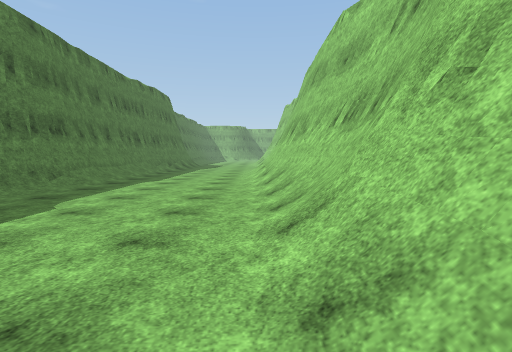
view 1 (above)

17 first-person views from a walk through a scene from a Unity 3-D project. The camera is 1.4 m above the floor, tilts 4° down and sees 80° across. The floor is counted in squares, 2 m on a side. Each view is taken from the middle of a square. On the plan, view 1 faces up. The plan holds only what a view shows up to about 10 squares ahead; the rest is blank. The place goes on beyond the plan. Surface patterns are stand-ins for the level's own textures.

view 2
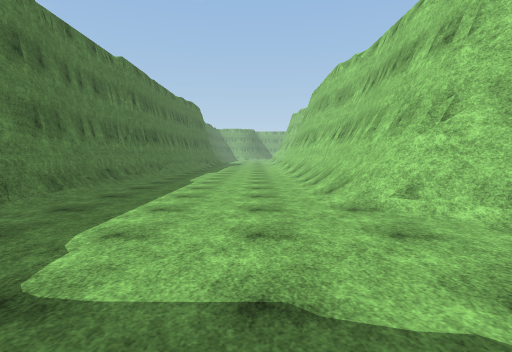

view 3
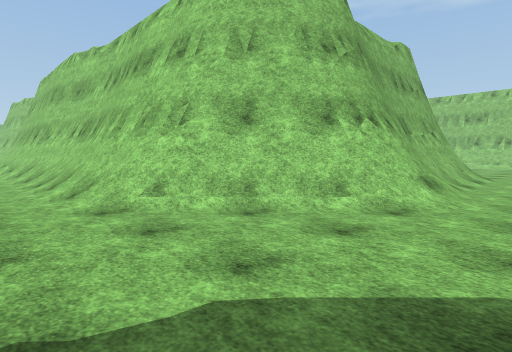

view 4
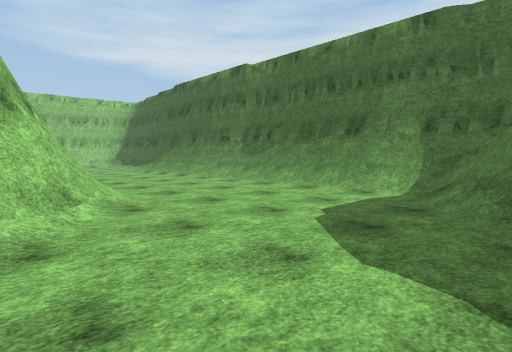

view 5
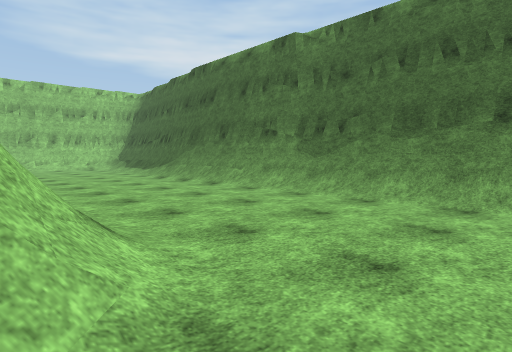

view 6
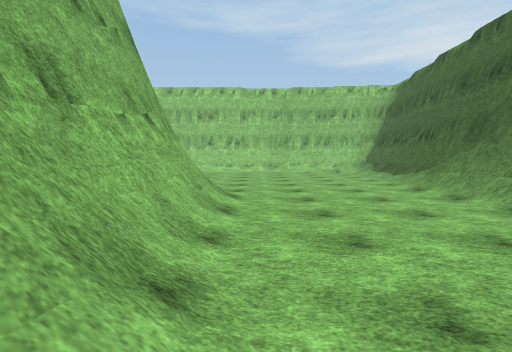

view 7
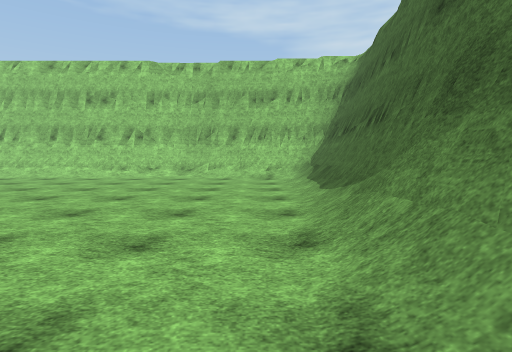

view 8
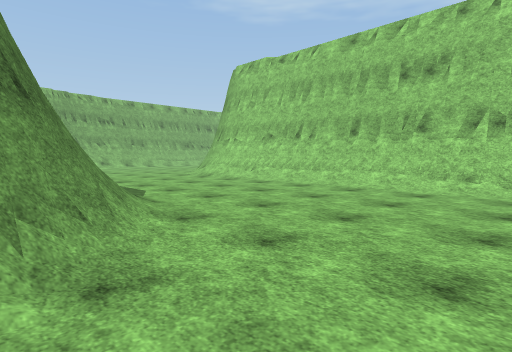

view 9
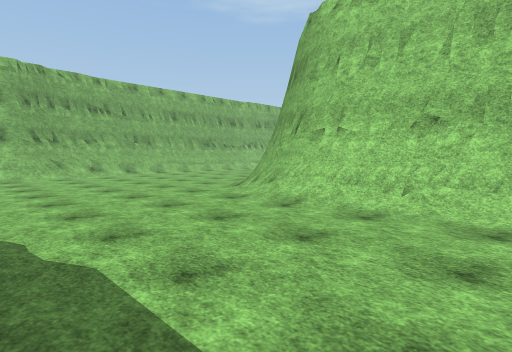

view 10
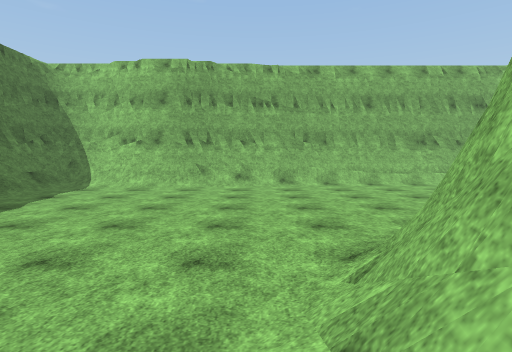

view 11
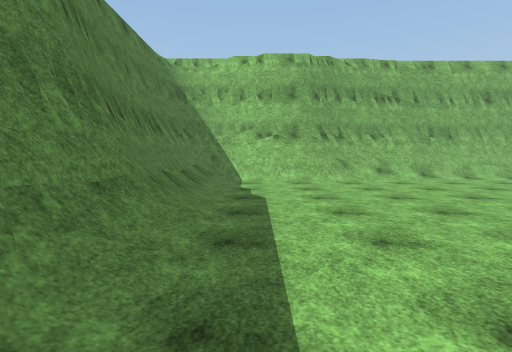

view 12
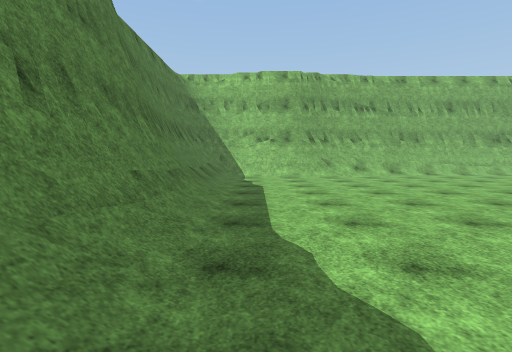

view 13
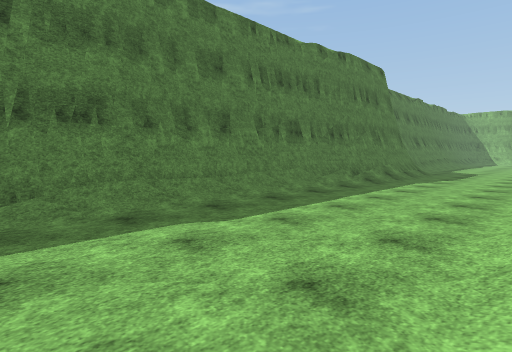

view 14
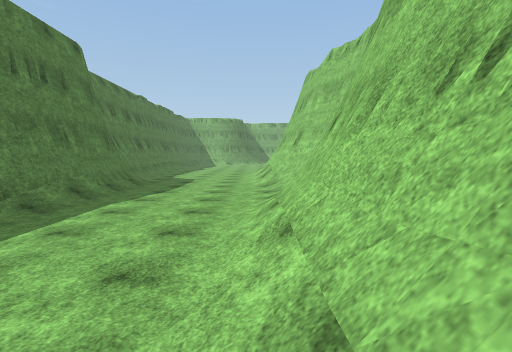

view 15
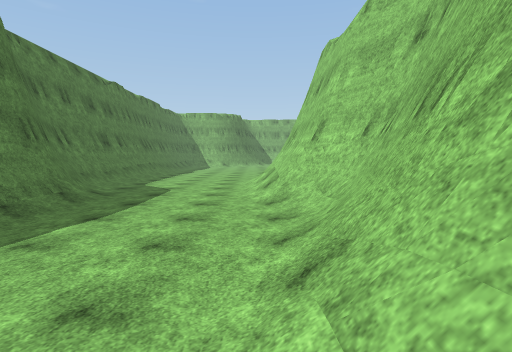

view 16
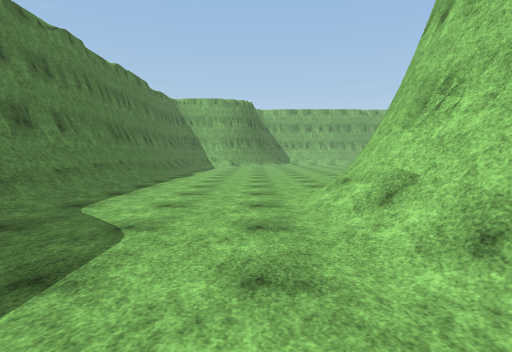

view 17
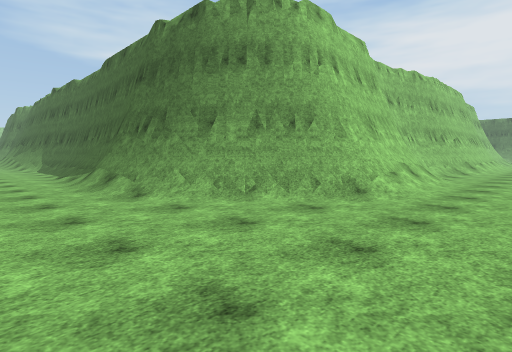

### Floor plan
Key: @ floor where view 1 was taken; # wall or solid block; . floor; / step, stairs or slope; = window, fence, low wall or low ledge.
Columns run from 5 left of view 1 to 21 right of it. Each row starts with its distance up from view 1.
 27 #/.......
 26 #/..............
 25 #/......//////..
 24 #/.....########
 23 #/....##
 22 #/.../#
 21 #/.../#
 20 #/.../#
 19 ##.../#
 18  #.../#
 17  #....#
 16  #....#
 15  #....#               #####
 14  #.../#         ########///
 13 ##.../#         #/////.....
 12 ##.../#         #/.........
 11 #/.../#         #/.........
 10 #/.../#         #/........
  9 #/.../#         #/.......
  8 #/.../#         #/......
  7 #/.../#         #=.....##
  6 #/.../#         #/..../#
  5 #/.../#         ##..../#
  4 #.....#          #..../#
  3 #.....#           /.../#
  2 #.....#           /.../#
  1 #.....##         #/.../#
  0 #....@##        ##..../#
 -1  ......##    #  #...../#
 -2   ......#######/....../#
 -3    /.....//............#
 -4     /..................#
 -5     #/................/#
 -6     #/................/#
 -7     ##/=/////####/////##
 -8      ###################

Positions as (right, up) in squares from view 1, and headings:
1: (0, 0), facing up
2: (-1, -4), facing up
3: (-1, -4), facing up-right
4: (-1, -1), facing down-right
5: (2, -2), facing down-right
6: (4, -3), facing right
7: (8, -6), facing right
8: (11, -3), facing up-right
9: (13, 2), facing up-right
10: (17, 5), facing up
11: (13, 5), facing up
12: (13, 3), facing up
13: (0, 6), facing up-left
14: (0, 9), facing up
15: (0, 12), facing up
16: (-1, 17), facing up
17: (-2, 27), facing down-right
